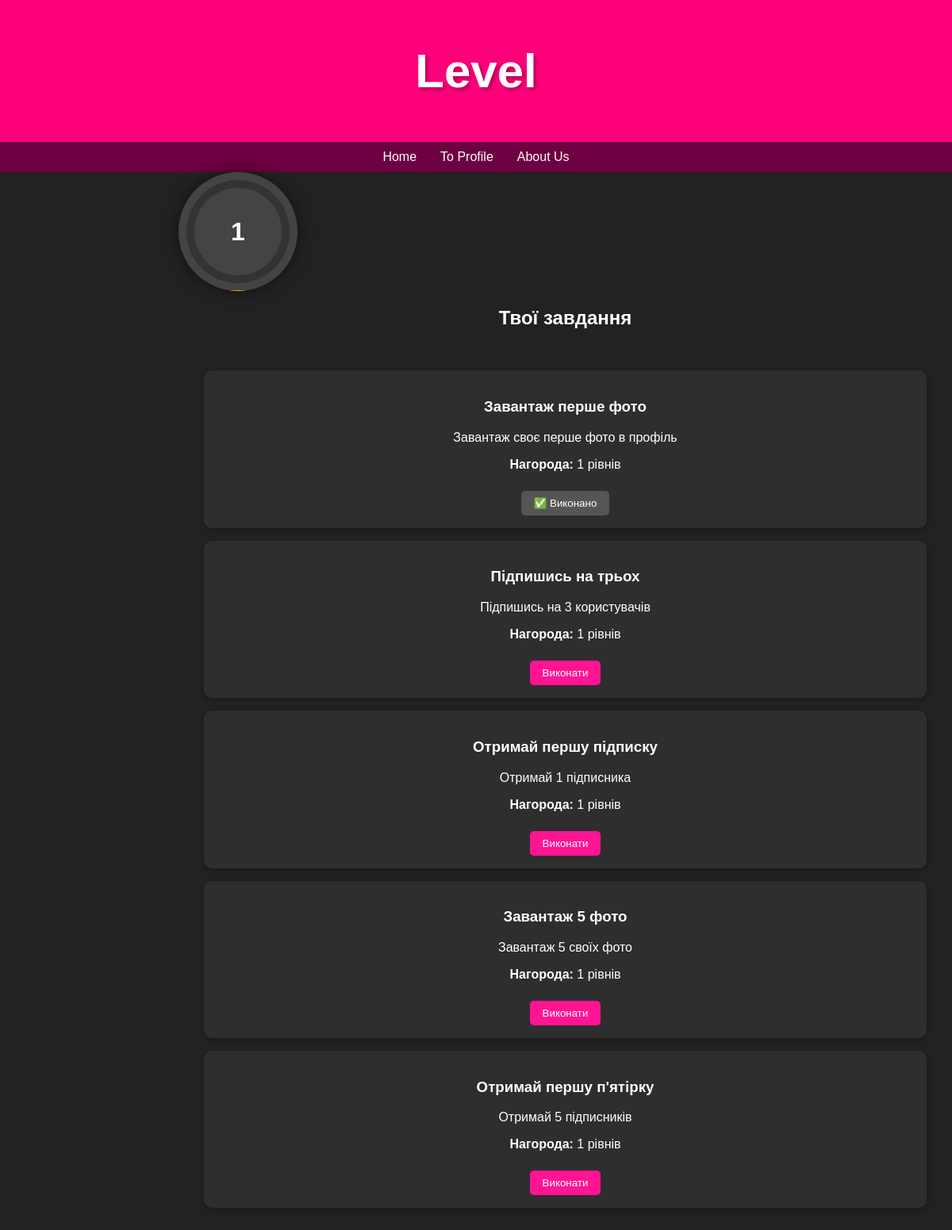
/level (signed in), run on the app's committed database.
### site.py (models this page shows)
class Task(db.Model):
    id = db.Column(db.Integer, primary_key=True)
    title = db.Column(db.String(255), nullable=False)
    description = db.Column(db.Text, nullable=True)
    reward = db.Column(db.Integer, nullable=False)
    check_function = db.Column(db.String(100), nullable=False)

### site.py (the view)
@app.route("/level")
@login_required
def level_page():
    global t_index
    if t_index == 1:
        seed_tasks()
        t_index =0
    user_level = current_user.level  # Беремо рівень користувача
    tasks = Task.query.all()  # Всі завдання
    completed_tasks = UserTask.query.filter_by(user_id=current_user.id).all()
    completed_task_ids = [task.task_id for task in completed_tasks]
    return render_template('level.html', level=user_level, tasks=tasks, completed_task_ids=completed_task_ids)

### site.py (called while the page is built)
@login_manager.user_loader
def load_user(user_id):
    return User.query.get(int(user_id))

### templates/level.html (shortened to what this page needs)
<!DOCTYPE html>
<html lang="en">
<head>
    <link rel="stylesheet" href="{{ url_for('static', filename='style.css') }}">
</head>
<body>
<header>
    <h1>Level</h1>
</header>
<nav>
    <a href="/">Home</a>
    <a href="/reglog">To Profile</a>
    <a href="#">About Us</a>
</nav>
<div style="padding-left: 225px;">
    <div class="level-container">
        <div class="level-circle">
            <div class="level-fill" style="--progress: {{ level }};"></div>
            <div class="level-text">{{ level }}</div>
        </div>
</div>
<h2>Твої завдання</h2>
<div class="tasks-list">
    {% for task in tasks %}
        <div class="task-card">
            <h3>{{ task.title }}</h3>
            <p>{{ task.description }}</p>
            <p><strong>Нагорода:</strong> {{ task.reward }} рівнів</p>
            {% if task.id in completed_task_ids %}
                <button disabled>✅ Виконано</button>
            {% else %}
                <form action="{{ url_for('complete_task', task_id=task.id) }}" method="post">
                    <button type="submit">Виконати</button>
                </form>
            {% endif %}
        </div>
    {% endfor %}
</div>
</body>
</html>

### static/style.css (style rules this page uses)
body { margin: 0; background-color: #222; color: white; font-family: Arial, sans-serif; text-align: center; }
header { background: #ff007b; padding: 15px; text-align: center; font-family: Impact, Haettenschweiler, 'Arial Narrow Bold', sans-serif; }
h1 { font-size: 60px; font-weight: bold; text-shadow: 3px 3px 5px rgba(0, 0, 0, 0.3); }
nav { display: flex; justify-content: center; background: #6d0041; padding: 10px; }
nav a { color: white; margin: 0 15px; text-decoration: none; }
.level-circle { position: relative; width: 100%; height: 100%; border-radius: 50%; background: #111; display: flex; align-items: center; justify-content: center; font-family: Arial, sans-serif; font-size: 48px; color: #ffc107; }
.level-circle::before { content: ''; position: absolute; top: 10px; left: 10px; width: calc(100% - 20px); height: calc(100% - 20px); border-radius: 50%; border: 10px solid #333; box-sizing: border-box; }
.level-container { position: relative; width: 150px; height: 150px; }
.level-circle { position: relative; width: 100%; height: 100%; background-color: #444; border-radius: 50%; overflow: hidden; box-shadow: 0 0 20px rgba(0, 0, 0, 0.5); }
.level-fill { position: absolute; bottom: 0; left: 0; width: 100%; height: calc(var(--progress, 0) * 1%); background: linear-gradient(to top, #ffc107, #ff9800); border-radius: 50% 50% 0 0; transition: height 1s ease-in-out; z-index: 1; }
.level-text { position: absolute; top: 50%; left: 50%; transform: translate(-50%, -50%); color: #fff; font-size: 32px; font-weight: bold; z-index: 2; }
.tasks-list { display: flex; flex-direction: column; gap: 1rem; padding: 2rem; }
.task-card { background-color: #2e2e2e; padding: 1rem; border-radius: 10px; color: white; box-shadow: 0 2px 6px rgba(0, 0, 0, 0.3); }
.task-card button { margin-top: 0.5rem; padding: 0.5rem 1rem; background-color: #ff1493; border: none; border-radius: 5px; color: white; cursor: pointer; }
.task-card button[disabled] { background-color: #555; cursor: not-allowed; }

### data on the page
Task: title "Завантаж перше фото", description "Завантаж своє перше фото в профіль", reward "1", shows "✅ Виконано"
Task: title "Підпишись на трьох", description "Підпишись на 3 користувачів", reward "1"
Task: title "Отримай першу підписку", description "Отримай 1 підписника", reward "1"
Task: title "Завантаж 5 фото", description "Завантаж 5 своїх фото", reward "1"
Task: title "Отримай першу п'ятірку", description "Отримай 5 підписників", reward "1"

### other printed values
{{ level }} "1"
